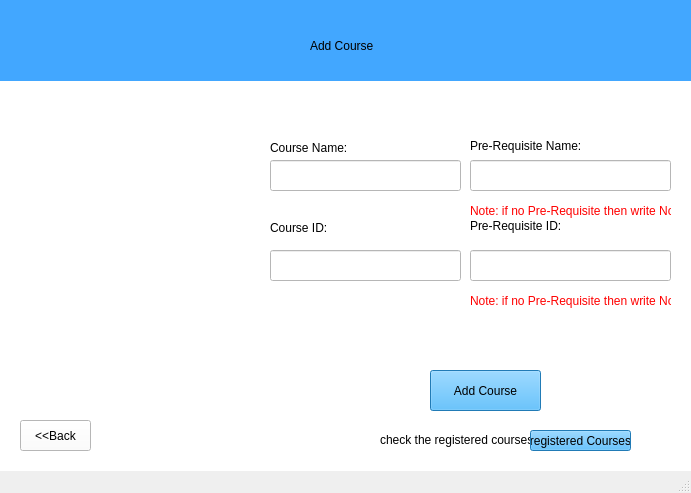
<?xml version="1.0" encoding="UTF-8"?>
<ui version="4.0">
 <class>AddCoursePage</class>
 <widget class="QMainWindow" name="AddCoursePage">
  <property name="geometry">
   <rect>
    <x>0</x>
    <y>0</y>
    <width>691</width>
    <height>493</height>
   </rect>
  </property>
  <property name="windowTitle">
   <string>MainWindow</string>
  </property>
  <widget class="QWidget" name="centralwidget">
   <widget class="QWidget" name="LoginPage" native="true">
    <property name="enabled">
     <bool>true</bool>
    </property>
    <property name="geometry">
     <rect>
      <x>0</x>
      <y>0</y>
      <width>691</width>
      <height>471</height>
     </rect>
    </property>
    <property name="autoFillBackground">
     <bool>false</bool>
    </property>
    <property name="styleSheet">
     <string notr="true">background-color: rgb(255, 255, 255);</string>
    </property>
    <property name="inputMethodHints">
     <set>Qt::ImhNone</set>
    </property>
    <widget class="QPushButton" name="AddCourseBtn">
     <property name="geometry">
      <rect>
       <x>430</x>
       <y>370</y>
       <width>111</width>
       <height>41</height>
      </rect>
     </property>
     <property name="styleSheet">
      <string notr="true">background-color: rgb(46, 172, 255);
font: 87 11pt &quot;Arial Black&quot;;</string>
     </property>
     <property name="text">
      <string>Add Course</string>
     </property>
    </widget>
    <widget class="QLineEdit" name="CourseIDLine">
     <property name="geometry">
      <rect>
       <x>270</x>
       <y>250</y>
       <width>191</width>
       <height>31</height>
      </rect>
     </property>
     <property name="styleSheet">
      <string notr="true">border-color: rgb(0, 0, 0);</string>
     </property>
    </widget>
    <widget class="QLineEdit" name="CoursenameLine">
     <property name="geometry">
      <rect>
       <x>270</x>
       <y>160</y>
       <width>191</width>
       <height>31</height>
      </rect>
     </property>
     <property name="styleSheet">
      <string notr="true">border-color: rgb(0, 0, 0);</string>
     </property>
    </widget>
    <widget class="QLabel" name="CourseNamelabel">
     <property name="geometry">
      <rect>
       <x>270</x>
       <y>140</y>
       <width>121</width>
       <height>16</height>
      </rect>
     </property>
     <property name="styleSheet">
      <string notr="true">font: 63 14pt &quot;Sitka Display Semibold&quot;;</string>
     </property>
     <property name="text">
      <string>Course Name:</string>
     </property>
    </widget>
    <widget class="QLabel" name="IDlabel">
     <property name="geometry">
      <rect>
       <x>270</x>
       <y>220</y>
       <width>101</width>
       <height>16</height>
      </rect>
     </property>
     <property name="styleSheet">
      <string notr="true">font: 63 14pt &quot;Sitka Display Semibold&quot;;</string>
     </property>
     <property name="text">
      <string>Course ID:</string>
     </property>
    </widget>
    <widget class="QWidget" name="widget_2" native="true">
     <property name="geometry">
      <rect>
       <x>0</x>
       <y>0</y>
       <width>691</width>
       <height>81</height>
      </rect>
     </property>
     <property name="styleSheet">
      <string notr="true">background-color: rgb(66, 167, 255);</string>
     </property>
     <widget class="QLabel" name="label">
      <property name="geometry">
       <rect>
        <x>310</x>
        <y>30</y>
        <width>121</width>
        <height>31</height>
       </rect>
      </property>
      <property name="styleSheet">
       <string notr="true">font: 63 14pt &quot;Sitka Display Semibold&quot;;
background-color: rgb(66, 167, 255);
</string>
      </property>
      <property name="text">
       <string>Add Course</string>
      </property>
     </widget>
    </widget>
    <widget class="QLabel" name="PreReqNameLabel">
     <property name="geometry">
      <rect>
       <x>470</x>
       <y>130</y>
       <width>171</width>
       <height>31</height>
      </rect>
     </property>
     <property name="styleSheet">
      <string notr="true">font: 63 14pt &quot;Sitka Display Semibold&quot;;</string>
     </property>
     <property name="text">
      <string>Pre-Requisite Name:</string>
     </property>
    </widget>
    <widget class="QLineEdit" name="PreReqName">
     <property name="geometry">
      <rect>
       <x>470</x>
       <y>160</y>
       <width>201</width>
       <height>31</height>
      </rect>
     </property>
     <property name="styleSheet">
      <string notr="true">border-color: rgb(0, 0, 0);</string>
     </property>
    </widget>
    <widget class="QLabel" name="PreReqIDlabel">
     <property name="geometry">
      <rect>
       <x>470</x>
       <y>210</y>
       <width>171</width>
       <height>31</height>
      </rect>
     </property>
     <property name="styleSheet">
      <string notr="true">font: 63 14pt &quot;Sitka Display Semibold&quot;;</string>
     </property>
     <property name="text">
      <string>Pre-Requisite ID:</string>
     </property>
    </widget>
    <widget class="QLineEdit" name="PreReqID">
     <property name="geometry">
      <rect>
       <x>470</x>
       <y>250</y>
       <width>201</width>
       <height>31</height>
      </rect>
     </property>
     <property name="styleSheet">
      <string notr="true">border-color: rgb(0, 0, 0);</string>
     </property>
    </widget>
    <widget class="QLabel" name="label_2">
     <property name="geometry">
      <rect>
       <x>470</x>
       <y>290</y>
       <width>201</width>
       <height>21</height>
      </rect>
     </property>
     <property name="styleSheet">
      <string notr="true">color: rgb(255, 1, 1);</string>
     </property>
     <property name="text">
      <string>Note: if no Pre-Requisite then write None</string>
     </property>
    </widget>
    <widget class="QLabel" name="label_3">
     <property name="geometry">
      <rect>
       <x>470</x>
       <y>200</y>
       <width>201</width>
       <height>21</height>
      </rect>
     </property>
     <property name="styleSheet">
      <string notr="true">color: rgb(255, 0, 0);</string>
     </property>
     <property name="text">
      <string>Note: if no Pre-Requisite then write None</string>
     </property>
    </widget>
    <widget class="QLabel" name="label_4">
     <property name="geometry">
      <rect>
       <x>380</x>
       <y>430</y>
       <width>151</width>
       <height>20</height>
      </rect>
     </property>
     <property name="text">
      <string>check the registered courses</string>
     </property>
    </widget>
    <widget class="QPushButton" name="pushButton">
     <property name="geometry">
      <rect>
       <x>530</x>
       <y>430</y>
       <width>101</width>
       <height>21</height>
      </rect>
     </property>
     <property name="styleSheet">
      <string notr="true">background-color: rgb(46, 172, 255);
</string>
     </property>
     <property name="text">
      <string>registered Courses</string>
     </property>
    </widget>
    <widget class="QPushButton" name="back">
     <property name="geometry">
      <rect>
       <x>20</x>
       <y>420</y>
       <width>71</width>
       <height>31</height>
      </rect>
     </property>
     <property name="text">
      <string>&lt;&lt;Back</string>
     </property>
    </widget>
    <widget class="QLabel" name="label_5">
     <property name="geometry">
      <rect>
       <x>30</x>
       <y>120</y>
       <width>221</width>
       <height>251</height>
      </rect>
     </property>
     <property name="text">
      <string/>
     </property>
     <property name="pixmap">
      <pixmap>C:/Users/dell/Downloads/Umt_logo.png</pixmap>
     </property>
     <property name="scaledContents">
      <bool>true</bool>
     </property>
    </widget>
    <zorder>widget_2</zorder>
    <zorder>AddCourseBtn</zorder>
    <zorder>CourseIDLine</zorder>
    <zorder>CoursenameLine</zorder>
    <zorder>CourseNamelabel</zorder>
    <zorder>IDlabel</zorder>
    <zorder>PreReqNameLabel</zorder>
    <zorder>PreReqName</zorder>
    <zorder>PreReqIDlabel</zorder>
    <zorder>PreReqID</zorder>
    <zorder>label_2</zorder>
    <zorder>label_3</zorder>
    <zorder>label_4</zorder>
    <zorder>pushButton</zorder>
    <zorder>back</zorder>
    <zorder>label_5</zorder>
   </widget>
   <widget class="QLabel" name="MESSAGE">
    <property name="geometry">
     <rect>
      <x>270</x>
      <y>320</y>
      <width>361</width>
      <height>20</height>
     </rect>
    </property>
    <property name="text">
     <string/>
    </property>
   </widget>
  </widget>
  <widget class="QMenuBar" name="menubar">
   <property name="geometry">
    <rect>
     <x>0</x>
     <y>0</y>
     <width>691</width>
     <height>21</height>
    </rect>
   </property>
  </widget>
  <widget class="QStatusBar" name="statusbar"/>
 </widget>
 <resources/>
 <connections/>
</ui>
